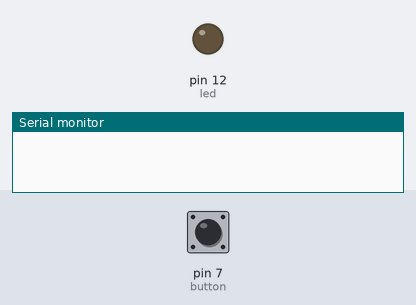
The sketch below on a simulated Arduino Uno, built with avr-gcc and run on an emulated ATmega328P. On the bench: output pins drawn as LEDs (lit = HIGH), the last lines printed to the serial monitor. Inputs (shaded band) come from the test bench; at power-on: pin 7 (button) HIGH.

Above: at 1.2 s.
1.3 s: pin 7 (button) pulled LOW for 0.15 s
At 2.4 s:
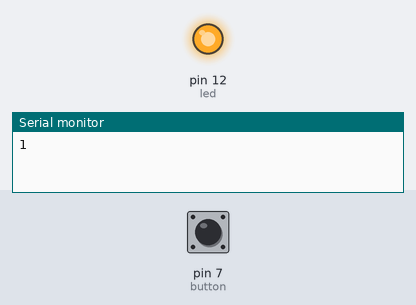
2.9 s: pin 7 (button) pulled LOW for 1 s
At 3.6 s:
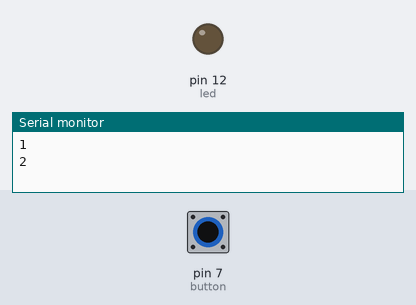
5.4 s: pin 7 (button) pulled LOW for 3.2 s
At 6.8 s:
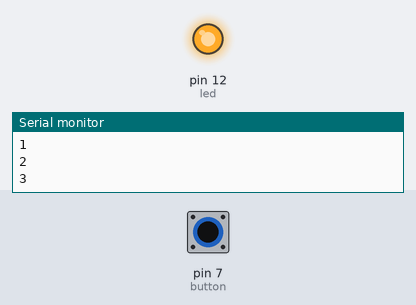
Timing chart, 0 to 8.4 s (numbered marks = the images above; inputs shaded):
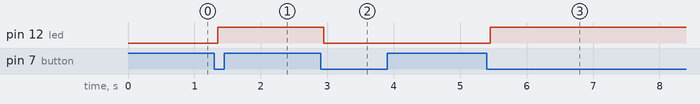

Measured:
- after the input at 1.3 s, pin 12 (led): LOW → HIGH after 0.05 s
- after the input at 2.9 s, pin 12 (led): HIGH → LOW after 0.05 s
- after the input at 5.4 s, pin 12 (led): LOW → HIGH after 0.05 s

The sketch:

task_3.2.ino
```cpp
const int led = 12;
const int button = 7;
int ledState = LOW;
int buttonState = HIGH;
int lastButtonState = HIGH;
unsigned long timer = 0;
int counter = 0;
void setup() {
  pinMode(led, OUTPUT);
  pinMode(button, INPUT_PULLUP);
  Serial.begin(9600);
}
void loop() {
  int reading = digitalRead(button);
  if (reading != lastButtonState) {
    timer = millis();
  }
  if (millis() - timer > 50) {
    if (reading != buttonState) {
      buttonState = reading;
      if (buttonState == LOW) {
        ledState = !ledState;
        digitalWrite(led, ledState);
        counter++;
        Serial.println(counter);
      }
    }
  }
  lastButtonState = reading;
}
```
